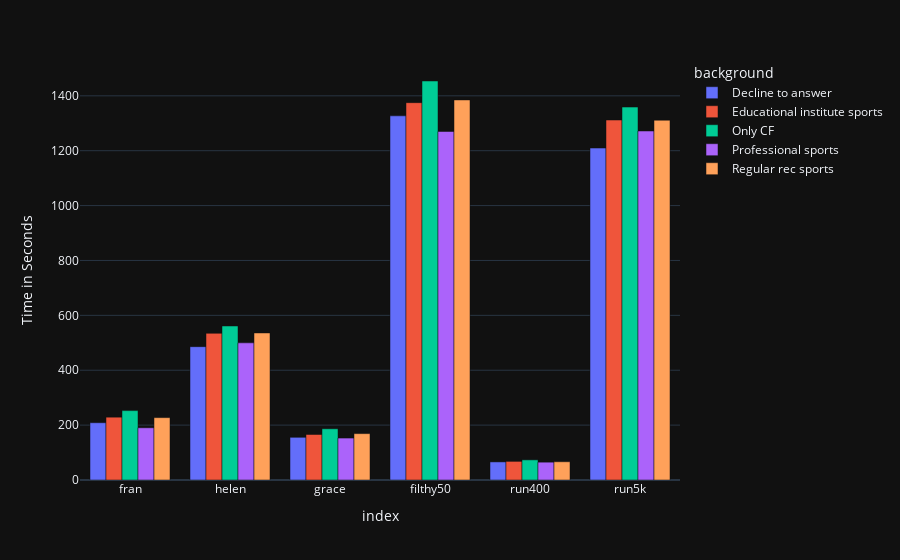

Here is the notebook cell this chart was saved with:
### Code cell
# create a plotly bar chart
# unstack the data

fig = px.bar(bro.T, barmode='group', labels={'value':'Time in Seconds'}, template='plotly_dark')
fig.show()

### Figure 1 — Plotly figure (JSON) as saved in the notebook; plotly's stock layout.template omitted (floating-point values rounded to 4 significant figures)
{"data": [{"alignmentgroup": "True", "hovertemplate": "background=Decline to answer<br>index=%{x}<br>Time in Seconds=%{y}<extra></extra>", "legendgroup": "Decline to answer", "marker": {"color": "#636efa", "pattern": {"shape": ""}}, "name": "Decline to answer", "offsetgroup": "Decline to answer", "orientation": "v", "showlegend": true, "textposition": "auto", "type": "bar", "x": ["fran", "helen", "grace", "filthy50", "run400", "run5k"], "xaxis": "x", "y": [208.8, 485.9, 155.6, 1327.0, 65.92, 1210.0], "yaxis": "y"}, {"alignmentgroup": "True", "hovertemplate": "background=Educational institute sports<br>index=%{x}<br>Time in Seconds=%{y}<extra></extra>", "legendgroup": "Educational institute sports", "marker": {"color": "#EF553B", "pattern": {"shape": ""}}, "name": "Educational institute sports", "offsetgroup": "Educational institute sports", "orientation": "v", "showlegend": true, "textposition": "auto", "type": "bar", "x": ["fran", "helen", "grace", "filthy50", "run400", "run5k"], "xaxis": "x", "y": [228.9, 534.5, 165.8, 1375.0, 67.9, 1312.0], "yaxis": "y"}, {"alignmentgroup": "True", "hovertemplate": "background=Only CF<br>index=%{x}<br>Time in Seconds=%{y}<extra></extra>", "legendgroup": "Only CF", "marker": {"color": "#00cc96", "pattern": {"shape": ""}}, "name": "Only CF", "offsetgroup": "Only CF", "orientation": "v", "showlegend": true, "textposition": "auto", "type": "bar", "x": ["fran", "helen", "grace", "filthy50", "run400", "run5k"], "xaxis": "x", "y": [252.8, 561.3, 186.6, 1454.0, 73.39, 1359.0], "yaxis": "y"}, {"alignmentgroup": "True", "hovertemplate": "background=Professional sports<br>index=%{x}<br>Time in Seconds=%{y}<extra></extra>", "legendgroup": "Professional sports", "marker": {"color": "#ab63fa", "pattern": {"shape": ""}}, "name": "Professional sports", "offsetgroup": "Professional sports", "orientation": "v", "showlegend": true, "textposition": "auto", "type": "bar", "x": ["fran", "helen", "grace", "filthy50", "run400", "run5k"], "xaxis": "x", "y": [190.3, 499.8, 152.8, 1270.0, 64.98, 1272.0], "yaxis": "y"}, {"alignmentgroup": "True", "hovertemplate": "background=Regular rec sports<br>index=%{x}<br>Time in Seconds=%{y}<extra></extra>", "legendgroup": "Regular rec sports", "marker": {"color": "#FFA15A", "pattern": {"shape": ""}}, "name": "Regular rec sports", "offsetgroup": "Regular rec sports", "orientation": "v", "showlegend": true, "textposition": "auto", "type": "bar", "x": ["fran", "helen", "grace", "filthy50", "run400", "run5k"], "xaxis": "x", "y": [227.2, 535.9, 169.0, 1385.0, 66.56, 1311.0], "yaxis": "y"}], "layout": {"barmode": "group", "legend": {"title": {"text": "background"}, "tracegroupgap": 0}, "margin": {"t": 60}, "xaxis": {"anchor": "y", "domain": [0, 1], "title": {"text": "index"}}, "yaxis": {"anchor": "x", "domain": [0, 1], "title": {"text": "Time in Seconds"}}}}
